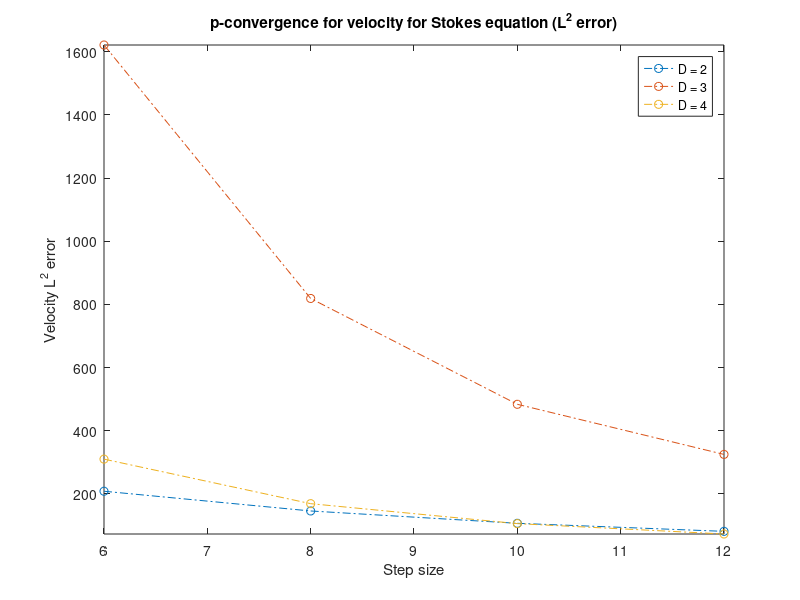
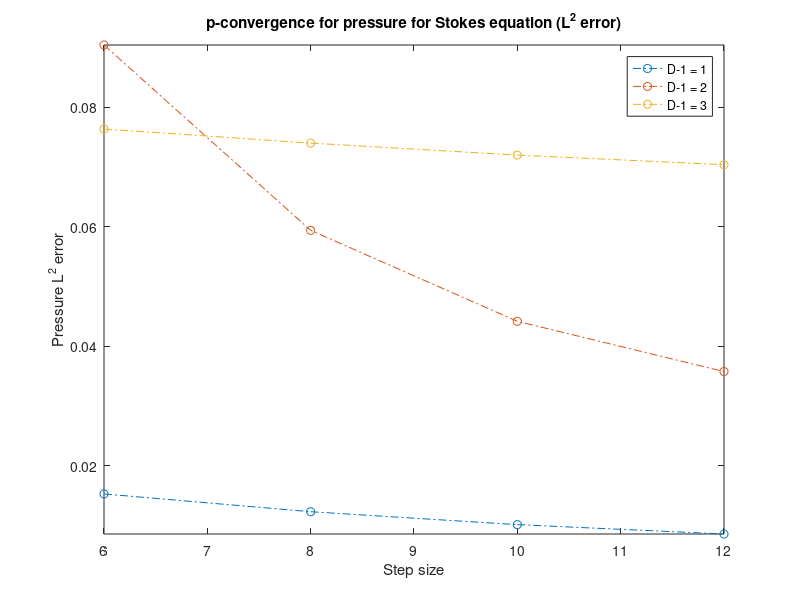
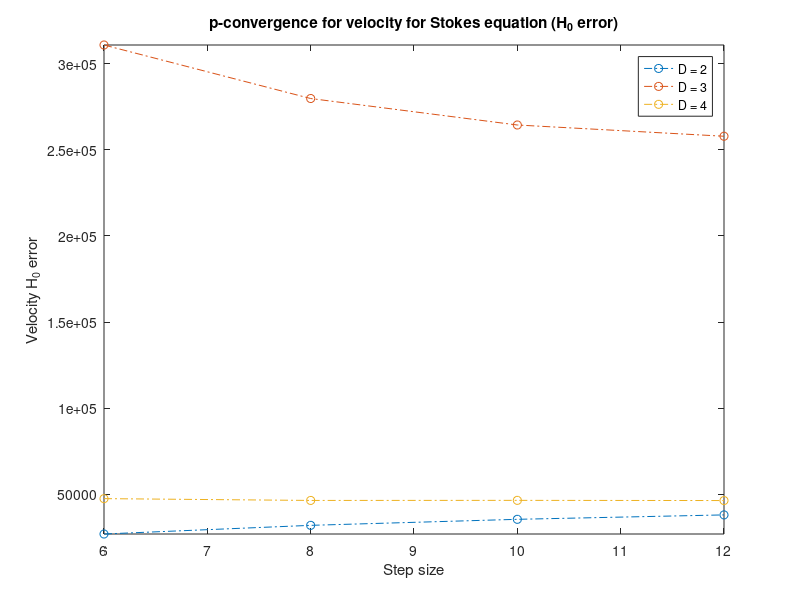

The MATLAB script that drew these images, in order:
figure()
error_l2_velocity = load('elvelocity.mat');
error_l2_velocity = error_l2_velocity.error_l2_velocity ;
h = load('pconvstepsize.mat');
h = h.h;
pde = [2 3 4];
plot(h,error_l2_velocity(:,1),'-.o',h,error_l2_velocity(:,2),'-.o',h,error_l2_velocity(:,3),'-.o')
xlabel('Step size')
ylabel('Velocity L^2 error')
title('p-convergence for velocity for Stokes equation (L^2 error)')
legend('D = 2','D = 3', 'D = 4')
axis tight

figure()
error_l2_pressure = load('elpressure.mat');
error_l2_pressure = error_l2_pressure.error_l2_pressure ;
step_size = h;
pde = [2 3 4];
plot(h,error_l2_pressure(:,1),'-.o',h,error_l2_pressure(:,2),'-.o',h,error_l2_pressure(:,3),'-.o')
xlabel('Step size')
ylabel('Pressure L^2 error')
title('p-convergence for pressure for Stokes equation (L^2 error)')
legend('D-1 = 1','D-1 = 2', 'D-1 = 3')
axis tight

% figure()
% error_h0_pressure = load('ehpressure.mat');
% error_h0_pressure = error_h0_pressure.error_h0_pressure ;
% step_size = h;
% pde = [2 3 4];
% plot(h,error_h0_pressure(:,1),h,error_h0_pressure(:,2),h,error_h0_pressure(:,3))
% xlabel('Step size')
% ylabel('Pressure H_0 error')
% title('p-convergence for pressure for Stokes equation (H_0 error)')
% legend('D = 2','D = 3', 'D = 4')
% axis tight

figure()
error_h0_velocity = load('ehvelocity.mat');
error_h0_velocity = error_h0_velocity.error_h0_velocity ;
step_size = h;
pde = [2 3 4];
plot(h,error_h0_velocity(:,1),'-.o',h,error_h0_velocity(:,2),'-.o',h,error_h0_velocity(:,3),'-.o')
xlabel('Step size')
ylabel('Velocity H_0 error')
title('p-convergence for velocity for Stokes equation (H_0 error)')
legend('D = 2','D = 3', 'D = 4')
axis tight